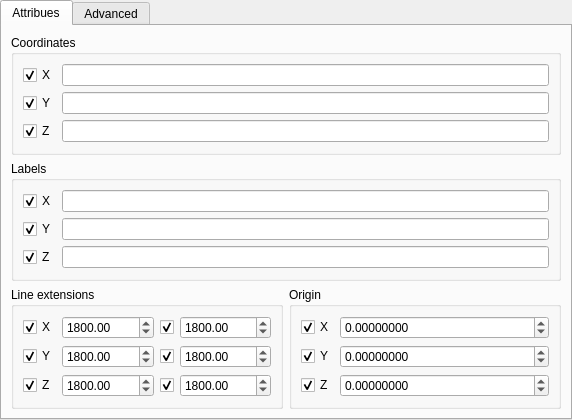
<?xml version="1.0" encoding="UTF-8"?>
<ui version="4.0">
 <class>Form</class>
 <widget class="QWidget" name="Form">
  <property name="geometry">
   <rect>
    <x>0</x>
    <y>0</y>
    <width>572</width>
    <height>402</height>
   </rect>
  </property>
  <property name="windowTitle">
   <string>Axis Grid Properties</string>
  </property>
  <layout class="QGridLayout" name="gridLayout">
   <property name="leftMargin">
    <number>0</number>
   </property>
   <property name="topMargin">
    <number>0</number>
   </property>
   <property name="rightMargin">
    <number>0</number>
   </property>
   <property name="bottomMargin">
    <number>0</number>
   </property>
   <item row="0" column="0">
    <widget class="QTabWidget" name="tabWidgetGrid">
     <property name="enabled">
      <bool>true</bool>
     </property>
     <property name="currentIndex">
      <number>0</number>
     </property>
     <widget class="QWidget" name="tabAttributes">
      <attribute name="title">
       <string>Attribues</string>
      </attribute>
      <layout class="QGridLayout" name="gridLayout_10">
       <item row="0" column="0" colspan="2">
        <widget class="QGroupBox" name="groupBox">
         <property name="title">
          <string>Coordinates</string>
         </property>
         <layout class="QGridLayout" name="gridLayout_2">
          <item row="0" column="0">
           <widget class="QCheckBox" name="checkBoxToggleXSpan">
            <property name="text">
             <string>X</string>
            </property>
            <property name="checked">
             <bool>true</bool>
            </property>
            <property name="objectProperty" stdset="0">
             <string notr="true">XSpan</string>
            </property>
            <property name="widgetAction" stdset="0">
             <string notr="true">toggleModifyProperty</string>
            </property>
           </widget>
          </item>
          <item row="0" column="1">
           <widget class="QLineEdit" name="lineEditXSpan">
            <property name="text">
             <string notr="true"/>
            </property>
            <property name="objectProperty" stdset="0">
             <string notr="true">XSpan</string>
            </property>
            <property name="widgetAction" stdset="0">
             <string notr="true"/>
            </property>
            <property name="objectPropertyValue" stdset="0">
             <string/>
            </property>
           </widget>
          </item>
          <item row="1" column="0">
           <widget class="QCheckBox" name="checkBoxToggleYSpan">
            <property name="text">
             <string>Y</string>
            </property>
            <property name="checked">
             <bool>true</bool>
            </property>
            <property name="objectProperty" stdset="0">
             <string notr="true">YSpan</string>
            </property>
            <property name="widgetAction" stdset="0">
             <string notr="true">toggleModifyProperty</string>
            </property>
           </widget>
          </item>
          <item row="1" column="1">
           <widget class="QLineEdit" name="lineEditYSpan">
            <property name="text">
             <string notr="true"/>
            </property>
            <property name="objectProperty" stdset="0">
             <string notr="true">YSpan</string>
            </property>
            <property name="widgetAction" stdset="0">
             <string notr="true"/>
            </property>
            <property name="objectPropertyValue" stdset="0">
             <string/>
            </property>
           </widget>
          </item>
          <item row="2" column="0">
           <widget class="QCheckBox" name="checkBoxToggleZSpan">
            <property name="text">
             <string>Z</string>
            </property>
            <property name="checked">
             <bool>true</bool>
            </property>
            <property name="objectProperty" stdset="0">
             <string notr="true">ZSpan</string>
            </property>
            <property name="widgetAction" stdset="0">
             <string notr="true">toggleModifyProperty</string>
            </property>
           </widget>
          </item>
          <item row="2" column="1">
           <widget class="QLineEdit" name="lineEditZSpan">
            <property name="text">
             <string notr="true"/>
            </property>
            <property name="objectProperty" stdset="0">
             <string notr="true">ZSpan</string>
            </property>
            <property name="widgetAction" stdset="0">
             <string notr="true"/>
            </property>
            <property name="objectPropertyValue" stdset="0">
             <string/>
            </property>
           </widget>
          </item>
         </layout>
        </widget>
       </item>
       <item row="1" column="0" colspan="2">
        <widget class="QGroupBox" name="groupBox_2">
         <property name="title">
          <string>Labels</string>
         </property>
         <layout class="QGridLayout" name="gridLayout_8">
          <item row="0" column="0">
           <widget class="QCheckBox" name="checkBoxToggleXLabelsString">
            <property name="text">
             <string>X</string>
            </property>
            <property name="checked">
             <bool>true</bool>
            </property>
            <property name="objectProperty" stdset="0">
             <string notr="true">XLabelsString</string>
            </property>
            <property name="widgetAction" stdset="0">
             <string notr="true">toggleModifyProperty</string>
            </property>
           </widget>
          </item>
          <item row="0" column="1">
           <widget class="QLineEdit" name="lineEditXLabelsString">
            <property name="text">
             <string notr="true"/>
            </property>
            <property name="objectProperty" stdset="0">
             <string notr="true">XLabelsString</string>
            </property>
            <property name="widgetAction" stdset="0">
             <string notr="true"/>
            </property>
            <property name="objectPropertyValue" stdset="0">
             <string/>
            </property>
           </widget>
          </item>
          <item row="1" column="0">
           <widget class="QCheckBox" name="checkBoxToggleYLabelsString">
            <property name="text">
             <string>Y</string>
            </property>
            <property name="checked">
             <bool>true</bool>
            </property>
            <property name="objectProperty" stdset="0">
             <string notr="true">YLabelsString</string>
            </property>
            <property name="widgetAction" stdset="0">
             <string notr="true">toggleModifyProperty</string>
            </property>
           </widget>
          </item>
          <item row="1" column="1">
           <widget class="QLineEdit" name="lineEditYLabelsString">
            <property name="text">
             <string notr="true"/>
            </property>
            <property name="objectProperty" stdset="0">
             <string notr="true">YLabelsString</string>
            </property>
            <property name="widgetAction" stdset="0">
             <string notr="true"/>
            </property>
            <property name="objectPropertyValue" stdset="0">
             <string/>
            </property>
           </widget>
          </item>
          <item row="2" column="0">
           <widget class="QCheckBox" name="checkBoxToggleZLabelsString">
            <property name="text">
             <string>Z</string>
            </property>
            <property name="checked">
             <bool>true</bool>
            </property>
            <property name="objectProperty" stdset="0">
             <string notr="true">ZLabelsString</string>
            </property>
            <property name="widgetAction" stdset="0">
             <string notr="true">toggleModifyProperty</string>
            </property>
           </widget>
          </item>
          <item row="2" column="1">
           <widget class="QLineEdit" name="lineEditXLabelsString_3">
            <property name="text">
             <string notr="true"/>
            </property>
            <property name="objectProperty" stdset="0">
             <string notr="true">XLabelsString</string>
            </property>
            <property name="widgetAction" stdset="0">
             <string notr="true"/>
            </property>
            <property name="objectPropertyValue" stdset="0">
             <string/>
            </property>
           </widget>
          </item>
         </layout>
        </widget>
       </item>
       <item row="2" column="0">
        <widget class="QGroupBox" name="groupBox_3">
         <property name="title">
          <string>Line extensions</string>
         </property>
         <layout class="QGridLayout" name="gridLayout_3">
          <item row="0" column="0">
           <widget class="QCheckBox" name="checkBoxToggleXGlobalStartExtension">
            <property name="text">
             <string>X</string>
            </property>
            <property name="checked">
             <bool>true</bool>
            </property>
            <property name="objectProperty" stdset="0">
             <string notr="true">XGlobalStartExtension</string>
            </property>
            <property name="widgetAction" stdset="0">
             <string notr="true">toggleModifyProperty</string>
            </property>
           </widget>
          </item>
          <item row="0" column="1">
           <widget class="QDoubleSpinBox" name="doubleSpinBoxXGlobalStartExtension">
            <property name="sizePolicy">
             <sizepolicy hsizetype="MinimumExpanding" vsizetype="Fixed">
              <horstretch>0</horstretch>
              <verstretch>0</verstretch>
             </sizepolicy>
            </property>
            <property name="sizeIncrement">
             <size>
              <width>0</width>
              <height>0</height>
             </size>
            </property>
            <property name="decimals">
             <number>2</number>
            </property>
            <property name="minimum">
             <double>-100000000000.000000000000000</double>
            </property>
            <property name="maximum">
             <double>100000000000.000000000000000</double>
            </property>
            <property name="value">
             <double>1800.000000000000000</double>
            </property>
            <property name="objectProperty" stdset="0">
             <string notr="true">XGlobalStartExtension</string>
            </property>
            <property name="widgetAction" stdset="0">
             <string notr="true"/>
            </property>
           </widget>
          </item>
          <item row="0" column="2">
           <widget class="QCheckBox" name="checkBoxToggleXGlobalEndExtension">
            <property name="text">
             <string/>
            </property>
            <property name="checked">
             <bool>true</bool>
            </property>
            <property name="objectProperty" stdset="0">
             <string notr="true">XGlobalEndExtension</string>
            </property>
            <property name="widgetAction" stdset="0">
             <string notr="true">toggleModifyProperty</string>
            </property>
           </widget>
          </item>
          <item row="0" column="3">
           <widget class="QDoubleSpinBox" name="doubleSpinBoxXGlobalEndExtension">
            <property name="sizePolicy">
             <sizepolicy hsizetype="MinimumExpanding" vsizetype="Fixed">
              <horstretch>0</horstretch>
              <verstretch>0</verstretch>
             </sizepolicy>
            </property>
            <property name="sizeIncrement">
             <size>
              <width>0</width>
              <height>0</height>
             </size>
            </property>
            <property name="decimals">
             <number>2</number>
            </property>
            <property name="minimum">
             <double>-100000000000.000000000000000</double>
            </property>
            <property name="maximum">
             <double>100000000000.000000000000000</double>
            </property>
            <property name="value">
             <double>1800.000000000000000</double>
            </property>
            <property name="objectProperty" stdset="0">
             <string notr="true">XGlobalEndExtension</string>
            </property>
            <property name="widgetAction" stdset="0">
             <string notr="true"/>
            </property>
           </widget>
          </item>
          <item row="1" column="0">
           <widget class="QCheckBox" name="checkBoxToggleYGlobalStartExtension">
            <property name="text">
             <string>Y</string>
            </property>
            <property name="checked">
             <bool>true</bool>
            </property>
            <property name="objectProperty" stdset="0">
             <string notr="true">YGlobalStartExtension</string>
            </property>
            <property name="widgetAction" stdset="0">
             <string notr="true">toggleModifyProperty</string>
            </property>
           </widget>
          </item>
          <item row="1" column="1">
           <widget class="QDoubleSpinBox" name="doubleSpinBoxYGlobalStartExtension">
            <property name="sizePolicy">
             <sizepolicy hsizetype="MinimumExpanding" vsizetype="Fixed">
              <horstretch>0</horstretch>
              <verstretch>0</verstretch>
             </sizepolicy>
            </property>
            <property name="sizeIncrement">
             <size>
              <width>0</width>
              <height>0</height>
             </size>
            </property>
            <property name="decimals">
             <number>2</number>
            </property>
            <property name="minimum">
             <double>-100000000000.000000000000000</double>
            </property>
            <property name="maximum">
             <double>100000000000.000000000000000</double>
            </property>
            <property name="value">
             <double>1800.000000000000000</double>
            </property>
            <property name="objectProperty" stdset="0">
             <string notr="true">YGlobalStartExtension</string>
            </property>
            <property name="widgetAction" stdset="0">
             <string notr="true"/>
            </property>
           </widget>
          </item>
          <item row="1" column="2">
           <widget class="QCheckBox" name="checkBoxToggleYGlobalEndExtension">
            <property name="text">
             <string/>
            </property>
            <property name="checked">
             <bool>true</bool>
            </property>
            <property name="objectProperty" stdset="0">
             <string notr="true">YGlobalEndExtension</string>
            </property>
            <property name="widgetAction" stdset="0">
             <string notr="true">toggleModifyProperty</string>
            </property>
           </widget>
          </item>
          <item row="1" column="3">
           <widget class="QDoubleSpinBox" name="doubleSpinBoxYGlobalEndExtension">
            <property name="sizePolicy">
             <sizepolicy hsizetype="MinimumExpanding" vsizetype="Fixed">
              <horstretch>0</horstretch>
              <verstretch>0</verstretch>
             </sizepolicy>
            </property>
            <property name="sizeIncrement">
             <size>
              <width>0</width>
              <height>0</height>
             </size>
            </property>
            <property name="decimals">
             <number>2</number>
            </property>
            <property name="minimum">
             <double>-100000000000.000000000000000</double>
            </property>
            <property name="maximum">
             <double>100000000000.000000000000000</double>
            </property>
            <property name="value">
             <double>1800.000000000000000</double>
            </property>
            <property name="objectProperty" stdset="0">
             <string notr="true">YGlobalEndExtension</string>
            </property>
            <property name="widgetAction" stdset="0">
             <string notr="true"/>
            </property>
           </widget>
          </item>
          <item row="2" column="0">
           <widget class="QCheckBox" name="checkBoxToggleZGlobalStartExtension">
            <property name="text">
             <string>Z</string>
            </property>
            <property name="checked">
             <bool>true</bool>
            </property>
            <property name="objectProperty" stdset="0">
             <string notr="true">ZGlobalStartExtension</string>
            </property>
            <property name="widgetAction" stdset="0">
             <string notr="true">toggleModifyProperty</string>
            </property>
           </widget>
          </item>
          <item row="2" column="1">
           <widget class="QDoubleSpinBox" name="doubleSpinBoxZGlobalStartExtension">
            <property name="sizePolicy">
             <sizepolicy hsizetype="MinimumExpanding" vsizetype="Fixed">
              <horstretch>0</horstretch>
              <verstretch>0</verstretch>
             </sizepolicy>
            </property>
            <property name="sizeIncrement">
             <size>
              <width>0</width>
              <height>0</height>
             </size>
            </property>
            <property name="decimals">
             <number>2</number>
            </property>
            <property name="minimum">
             <double>-100000000000.000000000000000</double>
            </property>
            <property name="maximum">
             <double>100000000000.000000000000000</double>
            </property>
            <property name="value">
             <double>1800.000000000000000</double>
            </property>
            <property name="objectProperty" stdset="0">
             <string notr="true">ZGlobalStartExtension</string>
            </property>
            <property name="widgetAction" stdset="0">
             <string notr="true"/>
            </property>
           </widget>
          </item>
          <item row="2" column="2">
           <widget class="QCheckBox" name="checkBoxToggleZGlobalEndExtension">
            <property name="text">
             <string/>
            </property>
            <property name="checked">
             <bool>true</bool>
            </property>
            <property name="objectProperty" stdset="0">
             <string notr="true">ZGlobalEndExtension</string>
            </property>
            <property name="widgetAction" stdset="0">
             <string notr="true">toggleModifyProperty</string>
            </property>
           </widget>
          </item>
          <item row="2" column="3">
           <widget class="QDoubleSpinBox" name="doubleSpinBoxZGlobalEndExtension">
            <property name="sizePolicy">
             <sizepolicy hsizetype="MinimumExpanding" vsizetype="Fixed">
              <horstretch>0</horstretch>
              <verstretch>0</verstretch>
             </sizepolicy>
            </property>
            <property name="sizeIncrement">
             <size>
              <width>0</width>
              <height>0</height>
             </size>
            </property>
            <property name="decimals">
             <number>2</number>
            </property>
            <property name="minimum">
             <double>-100000000000.000000000000000</double>
            </property>
            <property name="maximum">
             <double>100000000000.000000000000000</double>
            </property>
            <property name="value">
             <double>1800.000000000000000</double>
            </property>
            <property name="objectProperty" stdset="0">
             <string notr="true">ZGlobalEndExtension</string>
            </property>
            <property name="widgetAction" stdset="0">
             <string notr="true"/>
            </property>
           </widget>
          </item>
         </layout>
        </widget>
       </item>
       <item row="2" column="1">
        <widget class="QGroupBox" name="groupBox_7">
         <property name="title">
          <string>Origin</string>
         </property>
         <layout class="QGridLayout" name="gridLayout_9">
          <item row="0" column="0">
           <widget class="QCheckBox" name="checkBoxToggleOriginX">
            <property name="text">
             <string>X</string>
            </property>
            <property name="checked">
             <bool>true</bool>
            </property>
            <property name="objectProperty" stdset="0">
             <string notr="true">OriginX</string>
            </property>
            <property name="widgetAction" stdset="0">
             <string notr="true">toggleModifyProperty</string>
            </property>
           </widget>
          </item>
          <item row="0" column="1">
           <widget class="QDoubleSpinBox" name="doubleSpinBoxOriginX">
            <property name="sizePolicy">
             <sizepolicy hsizetype="MinimumExpanding" vsizetype="Minimum">
              <horstretch>0</horstretch>
              <verstretch>0</verstretch>
             </sizepolicy>
            </property>
            <property name="sizeIncrement">
             <size>
              <width>0</width>
              <height>0</height>
             </size>
            </property>
            <property name="wrapping">
             <bool>false</bool>
            </property>
            <property name="decimals">
             <number>8</number>
            </property>
            <property name="minimum">
             <double>-100000000000.000000000000000</double>
            </property>
            <property name="maximum">
             <double>100000000000.000000000000000</double>
            </property>
            <property name="objectProperty" stdset="0">
             <string notr="true">OriginX</string>
            </property>
            <property name="widgetAction" stdset="0">
             <string notr="true"/>
            </property>
           </widget>
          </item>
          <item row="1" column="0">
           <widget class="QCheckBox" name="checkBoxToggleOriginY">
            <property name="text">
             <string>Y</string>
            </property>
            <property name="checked">
             <bool>true</bool>
            </property>
            <property name="objectProperty" stdset="0">
             <string notr="true">OriginY</string>
            </property>
            <property name="widgetAction" stdset="0">
             <string notr="true">toggleModifyProperty</string>
            </property>
           </widget>
          </item>
          <item row="1" column="1">
           <widget class="QDoubleSpinBox" name="doubleSpinBoxOriginY">
            <property name="sizePolicy">
             <sizepolicy hsizetype="MinimumExpanding" vsizetype="Minimum">
              <horstretch>0</horstretch>
              <verstretch>0</verstretch>
             </sizepolicy>
            </property>
            <property name="sizeIncrement">
             <size>
              <width>0</width>
              <height>0</height>
             </size>
            </property>
            <property name="decimals">
             <number>8</number>
            </property>
            <property name="minimum">
             <double>-100000000000.000000000000000</double>
            </property>
            <property name="maximum">
             <double>100000000000.000000000000000</double>
            </property>
            <property name="objectProperty" stdset="0">
             <string notr="true">OriginY</string>
            </property>
            <property name="widgetAction" stdset="0">
             <string notr="true"/>
            </property>
           </widget>
          </item>
          <item row="2" column="0">
           <widget class="QCheckBox" name="checkBoxToggleOriginZ">
            <property name="text">
             <string>Z</string>
            </property>
            <property name="checked">
             <bool>true</bool>
            </property>
            <property name="objectProperty" stdset="0">
             <string notr="true">OriginZ</string>
            </property>
            <property name="widgetAction" stdset="0">
             <string notr="true">toggleModifyProperty</string>
            </property>
           </widget>
          </item>
          <item row="2" column="1">
           <widget class="QDoubleSpinBox" name="doubleSpinBoxOriginZ">
            <property name="sizePolicy">
             <sizepolicy hsizetype="MinimumExpanding" vsizetype="Minimum">
              <horstretch>0</horstretch>
              <verstretch>0</verstretch>
             </sizepolicy>
            </property>
            <property name="sizeIncrement">
             <size>
              <width>0</width>
              <height>0</height>
             </size>
            </property>
            <property name="decimals">
             <number>8</number>
            </property>
            <property name="minimum">
             <double>-100000000000.000000000000000</double>
            </property>
            <property name="maximum">
             <double>100000000000.000000000000000</double>
            </property>
            <property name="objectProperty" stdset="0">
             <string notr="true">OriginZ</string>
            </property>
            <property name="widgetAction" stdset="0">
             <string notr="true"/>
            </property>
           </widget>
          </item>
         </layout>
        </widget>
       </item>
      </layout>
     </widget>
     <widget class="QWidget" name="tabAdvanced">
      <property name="enabled">
       <bool>false</bool>
      </property>
      <attribute name="title">
       <string>Advanced</string>
      </attribute>
      <layout class="QGridLayout" name="gridLayout_7">
       <item row="0" column="0">
        <widget class="QGroupBox" name="groupBox_5">
         <property name="sizePolicy">
          <sizepolicy hsizetype="Expanding" vsizetype="Preferred">
           <horstretch>0</horstretch>
           <verstretch>0</verstretch>
          </sizepolicy>
         </property>
         <property name="title">
          <string>X Attributes</string>
         </property>
         <layout class="QGridLayout" name="gridLayout_5">
          <item row="0" column="0">
           <widget class="QPushButton" name="pushButtonAddX">
            <property name="text">
             <string>Add</string>
            </property>
           </widget>
          </item>
          <item row="0" column="1">
           <widget class="QPushButton" name="pushButtonRemoveX">
            <property name="text">
             <string>Remove</string>
            </property>
           </widget>
          </item>
          <item row="0" column="2">
           <spacer name="horizontalSpacer_3">
            <property name="orientation">
             <enum>Qt::Horizontal</enum>
            </property>
            <property name="sizeHint" stdset="0">
             <size>
              <width>91</width>
              <height>20</height>
             </size>
            </property>
           </spacer>
          </item>
          <item row="1" column="0" colspan="3">
           <widget class="QTableWidget" name="tableWidgetX">
            <property name="sizePolicy">
             <sizepolicy hsizetype="Ignored" vsizetype="Ignored">
              <horstretch>0</horstretch>
              <verstretch>0</verstretch>
             </sizepolicy>
            </property>
            <property name="minimumSize">
             <size>
              <width>50</width>
              <height>40</height>
             </size>
            </property>
            <property name="maximumSize">
             <size>
              <width>16777215</width>
              <height>160</height>
             </size>
            </property>
            <property name="editTriggers">
             <set>QAbstractItemView::AllEditTriggers</set>
            </property>
            <property name="selectionBehavior">
             <enum>QAbstractItemView::SelectRows</enum>
            </property>
           </widget>
          </item>
         </layout>
        </widget>
       </item>
       <item row="1" column="0">
        <widget class="QGroupBox" name="groupBox_6">
         <property name="sizePolicy">
          <sizepolicy hsizetype="Expanding" vsizetype="Preferred">
           <horstretch>0</horstretch>
           <verstretch>0</verstretch>
          </sizepolicy>
         </property>
         <property name="title">
          <string>Y Attributes</string>
         </property>
         <layout class="QGridLayout" name="gridLayout_6">
          <item row="0" column="0">
           <widget class="QPushButton" name="pushButtonAddY">
            <property name="text">
             <string>Add</string>
            </property>
           </widget>
          </item>
          <item row="0" column="1">
           <widget class="QPushButton" name="pushButtonRemoveY">
            <property name="text">
             <string>Remove</string>
            </property>
           </widget>
          </item>
          <item row="0" column="2">
           <spacer name="horizontalSpacer_2">
            <property name="orientation">
             <enum>Qt::Horizontal</enum>
            </property>
            <property name="sizeHint" stdset="0">
             <size>
              <width>91</width>
              <height>20</height>
             </size>
            </property>
           </spacer>
          </item>
          <item row="1" column="0" colspan="3">
           <widget class="QTableWidget" name="tableWidgetY">
            <property name="sizePolicy">
             <sizepolicy hsizetype="Ignored" vsizetype="Ignored">
              <horstretch>0</horstretch>
              <verstretch>0</verstretch>
             </sizepolicy>
            </property>
            <property name="minimumSize">
             <size>
              <width>50</width>
              <height>40</height>
             </size>
            </property>
            <property name="maximumSize">
             <size>
              <width>16777215</width>
              <height>160</height>
             </size>
            </property>
            <property name="editTriggers">
             <set>QAbstractItemView::AllEditTriggers</set>
            </property>
           </widget>
          </item>
         </layout>
        </widget>
       </item>
       <item row="2" column="0">
        <widget class="QGroupBox" name="groupBox_4">
         <property name="sizePolicy">
          <sizepolicy hsizetype="Expanding" vsizetype="Preferred">
           <horstretch>0</horstretch>
           <verstretch>0</verstretch>
          </sizepolicy>
         </property>
         <property name="title">
          <string>Z Attributes</string>
         </property>
         <layout class="QGridLayout" name="gridLayout_4">
          <item row="0" column="0">
           <widget class="QPushButton" name="pushButtonAddZ">
            <property name="text">
             <string>Add</string>
            </property>
           </widget>
          </item>
          <item row="0" column="1">
           <widget class="QPushButton" name="pushButtonRemoveZ">
            <property name="text">
             <string>Remove</string>
            </property>
           </widget>
          </item>
          <item row="0" column="2">
           <spacer name="horizontalSpacer">
            <property name="orientation">
             <enum>Qt::Horizontal</enum>
            </property>
            <property name="sizeHint" stdset="0">
             <size>
              <width>91</width>
              <height>20</height>
             </size>
            </property>
           </spacer>
          </item>
          <item row="1" column="0" colspan="3">
           <widget class="QTableWidget" name="tableWidgetZ">
            <property name="sizePolicy">
             <sizepolicy hsizetype="Ignored" vsizetype="Ignored">
              <horstretch>0</horstretch>
              <verstretch>0</verstretch>
             </sizepolicy>
            </property>
            <property name="minimumSize">
             <size>
              <width>50</width>
              <height>40</height>
             </size>
            </property>
            <property name="maximumSize">
             <size>
              <width>16777215</width>
              <height>160</height>
             </size>
            </property>
            <property name="editTriggers">
             <set>QAbstractItemView::AllEditTriggers</set>
            </property>
           </widget>
          </item>
         </layout>
        </widget>
       </item>
      </layout>
     </widget>
    </widget>
   </item>
  </layout>
 </widget>
 <resources/>
 <connections/>
</ui>
